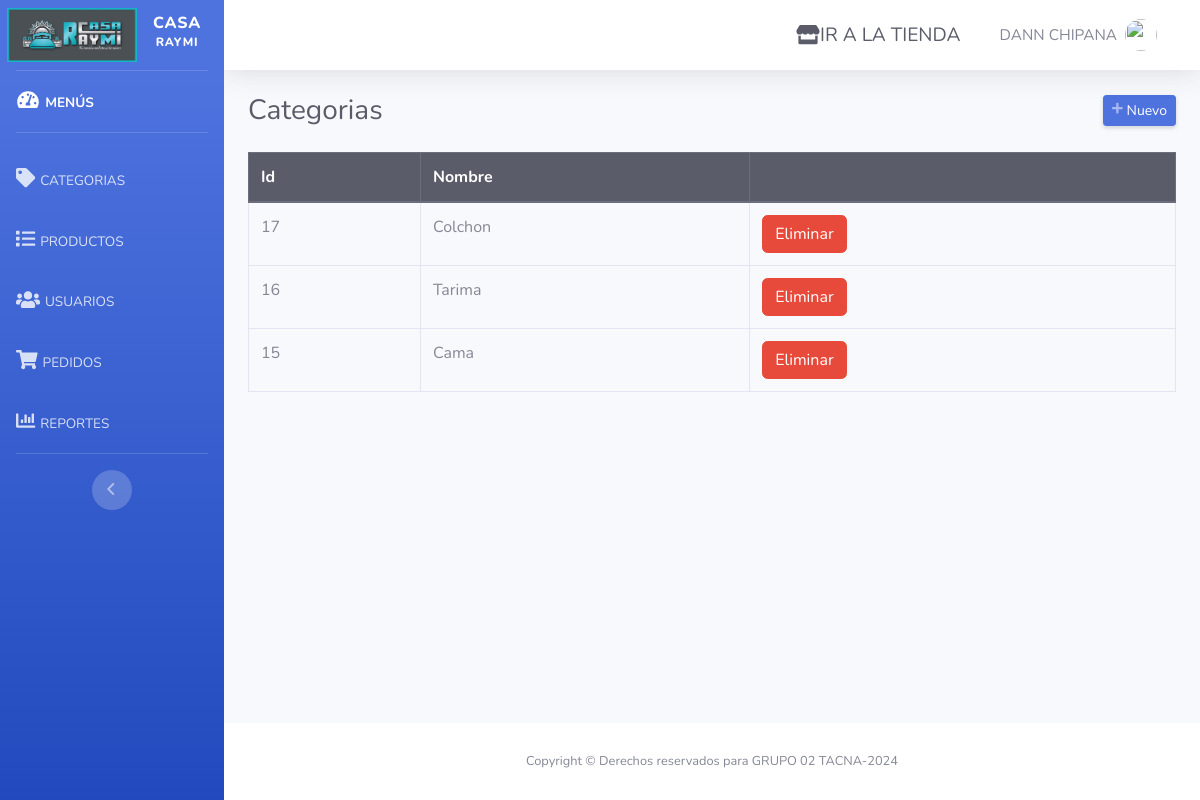
Screenshot of /admin/categorias.php (signed in) with the database file from the repository.
### tables this page shows
CREATE TABLE `categorias` (
  `id` int(11) NOT NULL,
  `categoria` varchar(50) NOT NULL
);

### admin/categorias.php (the view, shortened to what this page needs)
<?php
require_once "../config/conexion.php";
include("includes/header.php");
?>
<div class="d-sm-flex align-items-center justify-content-between mb-4">
    <h1 class="h3 mb-0 text-gray-800">Categorias</h1>
    <a href="#" class="d-none d-sm-inline-block btn btn-sm btn-primary shadow-sm" id="abrirCategoria"><i class="fas fa-plus fa-sm text-white-50"></i> Nuevo</a>
</div>
<div class="row">
    <div class="col-md-12">
        <div class="table-responsive">
            <table class="table table-hover table-bordered" style="width: 100%;">
                <thead class="thead-dark">
                    <tr>
                        <th>Id</th>
                        <th>Nombre</th>
                        <th></th>
                    </tr>
                </thead>
                <tbody>
                    <?php
                    $query = mysqli_query($conexion, "SELECT * FROM categorias ORDER BY id DESC");
                    while ($data = mysqli_fetch_assoc($query)) { ?>
                        <tr>
                            <td><?php echo $data['id']; ?></td>
                            <td><?php echo $data['categoria']; ?></td>
                            <td>
                                <form method="post" action="eliminar.php?accion=cli&id=<?php echo $data['id']; ?>" class="d-inline eliminar">
                                    <button class="btn btn-danger" type="submit">Eliminar</button>
                                </form>
                            </td>
                        </tr>
                    <?php } ?>
                </tbody>
            </table>
        </div>
    </div>
</div>
<?php include("includes/footer.php"); ?>

### rows the page displays
categorias: id "17", categoria "Colchon"
categorias: id "16", categoria "Tarima"
categorias: id "15", categoria "Cama"

### other values shown
$_SESSION['nombre'] "DANN CHIPANA"
